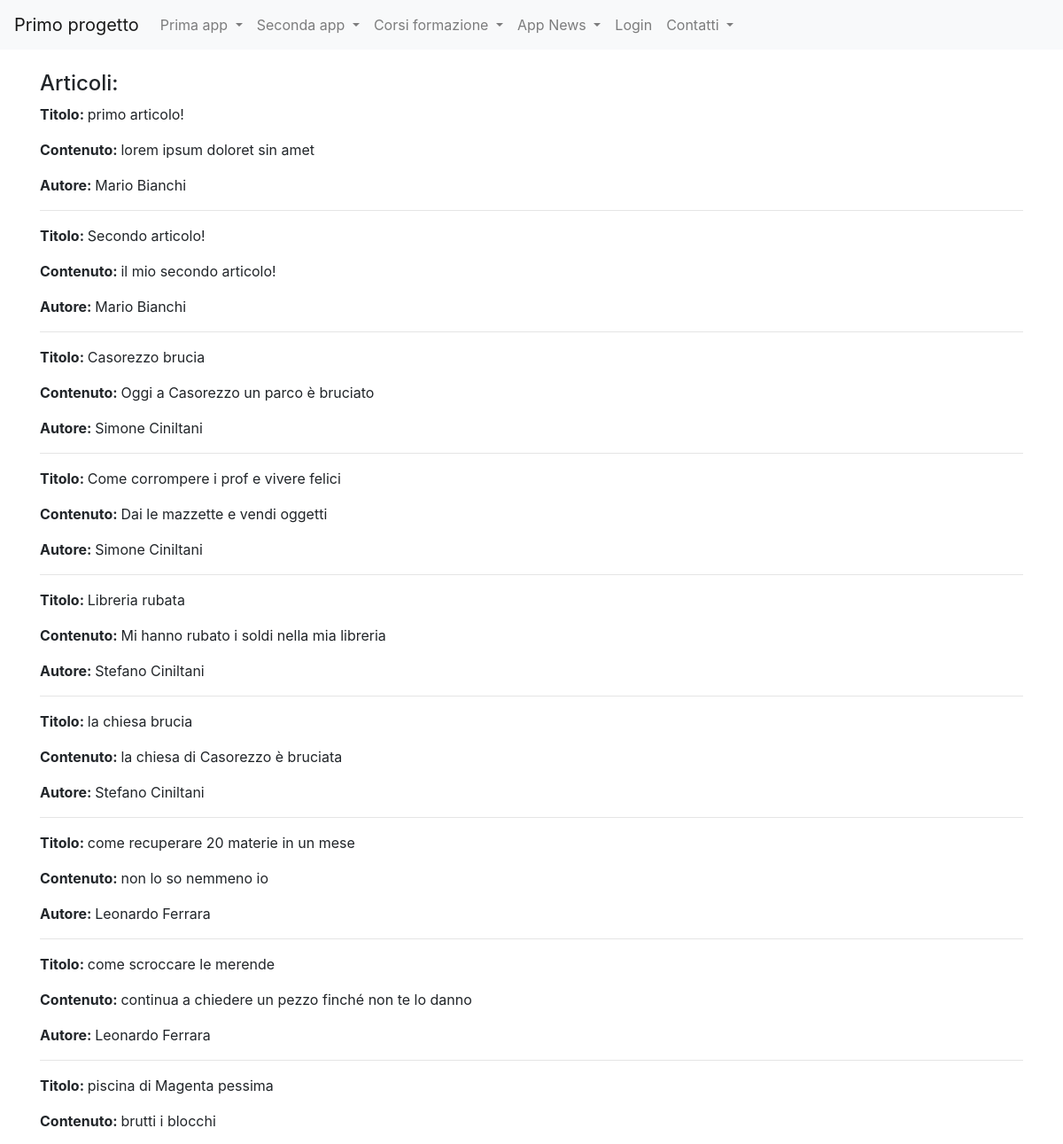
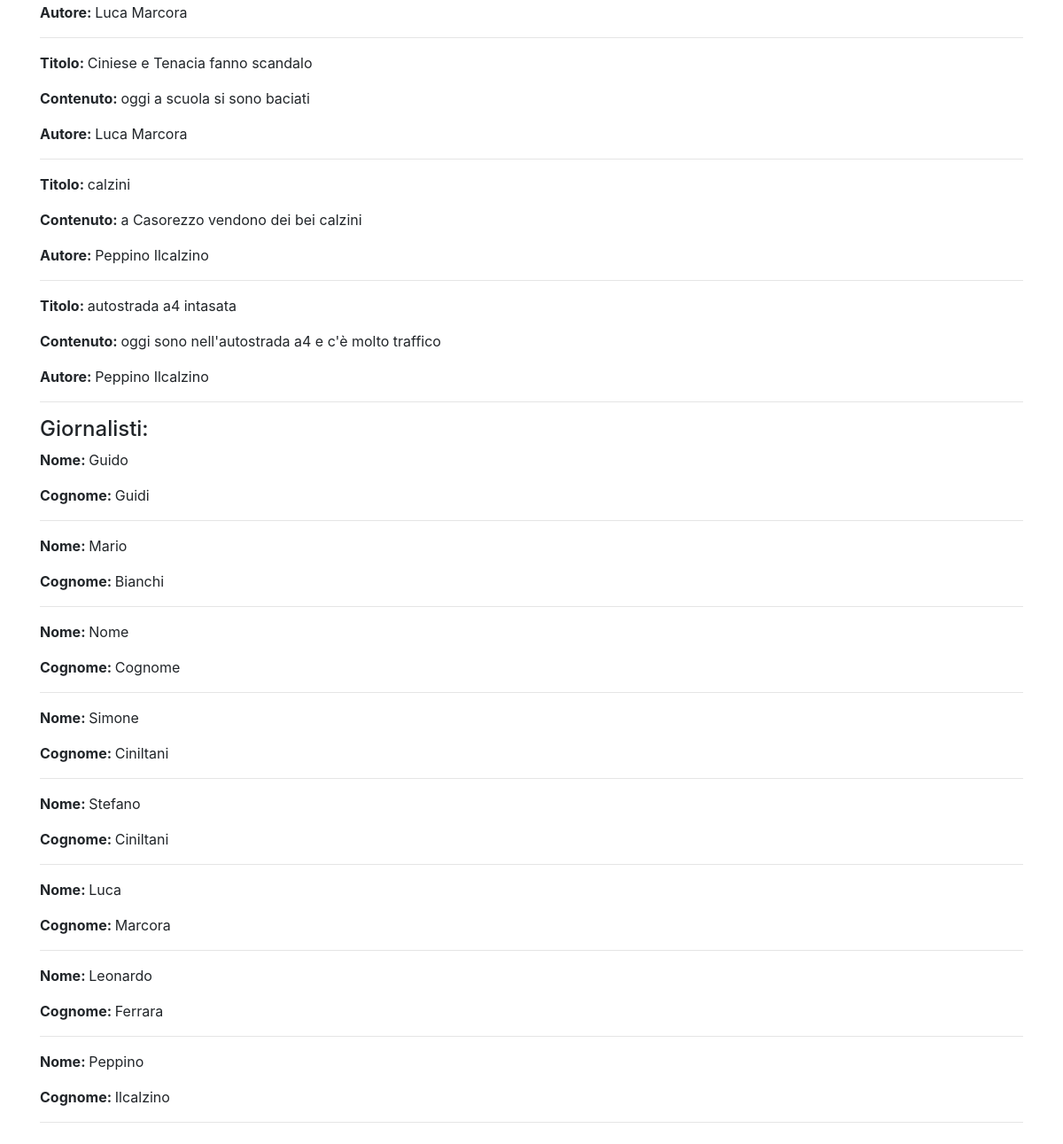
Page /news/ on the committed database (2 pictures, top to bottom).
### news/models.py (models this page shows)
class Articolo(models.Model):
    titolo = models.CharField(max_length=100)
    contenuto = models.TextField()
    giornalista = models.ForeignKey(Giornalista, on_delete=models.CASCADE, related_name="articoli")
    data=models.DateField(auto_now=True,blank=True)
    visualizzazioni=models.IntegerField(default=0,blank=True)
    def __str__(self):
        return self.titolo
    class Meta:
        verbose_name = "Articolo"
        verbose_name_plural = "Articoli"

class Giornalista(models.Model):
    nome = models.CharField(max_length=20)
    cognome = models.CharField(max_length=20)
    anno_di_nascita = models.DateField(blank=True)
    def __str__(self):
        return self.nome + " " + self.cognome
    class Meta:
        verbose_name = "Giornalista"
        verbose_name_plural = "Giornalisti"

### news/views.py (the view)
# urls.py: path('',home,name='homeview'),
def home(request):
    articoli = Articolo.objects.all()
    giornalisti = Giornalista.objects.all()
    context = {"articoli": articoli, "giornalisti": giornalisti}
    print(context)
    return render(request, "homenews.html", context)

### news/templates/homenews.html (shortened to what this page needs)
{% extends 'base.html'%}
{%block content%}
    <h4>Articoli:</h4>
        {% for articolo in articoli %}
            <p><strong>Titolo: </strong>{{ articolo.titolo }}</p>
            <p><strong>Contenuto: </strong>{{ articolo.contenuto }}</p>
            <p><strong>Autore: </strong>{{ articolo.giornalista }}</p>
            <hr>
        {% endfor %}
    <h4>Giornalisti:</h4>
        {% for giornalista in giornalisti %}
            <p><strong>Nome: </strong>{{ giornalista.nome }}</p>
            <p><strong>Cognome: </strong>{{ giornalista.cognome }}</p>
            <hr>
        {% endfor %}
{%endblock content%}

### rows in the picture
Articolo: titolo "primo articolo!", contenuto "lorem ipsum doloret sin amet", giornalista "Mario Bianchi"
Articolo: titolo "Secondo articolo!", contenuto "il mio secondo articolo!", giornalista "Mario Bianchi"
Articolo: titolo "Casorezzo brucia", contenuto "Oggi a Casorezzo un parco è bruciato", giornalista "Simone Ciniltani"
Articolo: titolo "Come corrompere i prof e vivere felici", contenuto "Dai le mazzette e vendi oggetti", giornalista "Simone Ciniltani"
Articolo: titolo "Libreria rubata", contenuto "Mi hanno rubato i soldi nella mia libreria", giornalista "Stefano Ciniltani"
Articolo: titolo "la chiesa brucia", contenuto "la chiesa di Casorezzo è bruciata", giornalista "Stefano Ciniltani"
Articolo: titolo "come recuperare 20 materie in un mese", contenuto "non lo so nemmeno io", giornalista "Leonardo Ferrara"
Articolo: titolo "come scroccare le merende", contenuto "continua a chiedere un pezzo finché non te lo danno", giornalista "Leonardo Ferrara"
Articolo: titolo "piscina di Magenta pessima", contenuto "brutti i blocchi", giornalista "Luca Marcora"
Articolo: titolo "Ciniese e Tenacia fanno scandalo", contenuto "oggi a scuola si sono baciati", giornalista "Luca Marcora"
Articolo: titolo "calzini", contenuto "a Casorezzo vendono dei bei calzini", giornalista "Peppino Ilcalzino"
Articolo: titolo "autostrada a4 intasata", contenuto "oggi sono nell'autostrada a4 e c'è molto traffico", giornalista "Peppino Ilcalzino"
Giornalista: nome "Guido", cognome "Guidi"
Giornalista: nome "Mario", cognome "Bianchi"
Giornalista: nome "Nome", cognome "Cognome"
Giornalista: nome "Simone", cognome "Ciniltani"
Giornalista: nome "Stefano", cognome "Ciniltani"
Giornalista: nome "Luca", cognome "Marcora"
Giornalista: nome "Leonardo", cognome "Ferrara"
Giornalista: nome "Peppino", cognome "Ilcalzino"
